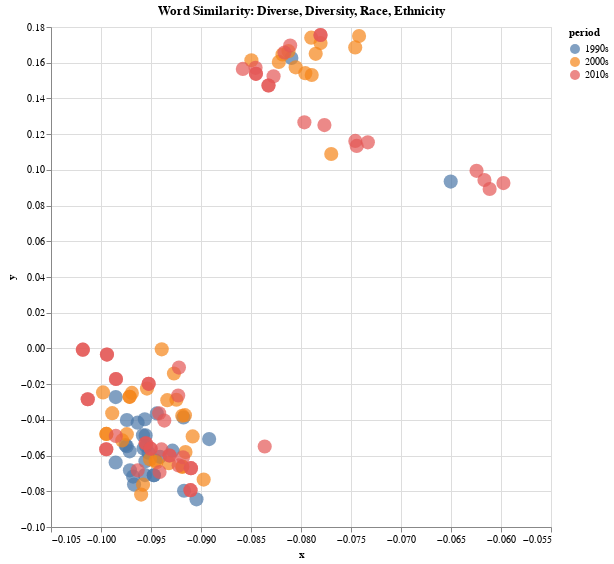

The code cell stored with this chart in its notebook:
### Code cell
# List of keywords that you want to compare
keywords = ['diverse', 'diversity', 'race', 'ethnicity']

# How to color the points in the plot
color_by = 'period' 

# Get all word positions
word_positions = get_word_positions(keywords)

# Get all contexts around the words
keyword_contexts = []
keyword_contexts_tokens = []
words = []

for position in word_positions:
  words.append(word_lookup[all_word_ids[position]])
  keyword_contexts.append(get_context_clean(position))
  keyword_contexts_tokens.append(get_context(position))

# Reduce word vectors with PCA
pca = PCA(n_components=2)
pca.fit(all_word_vectors[word_positions,:].T)

# Make a DataFrame with PCA results
df = pd.DataFrame({"x": pca.components_[0,:], "y": pca.components_[1,:],
                   "context": keyword_contexts, "tokens": keyword_contexts_tokens, "word": words})
# Match original text and metadata
df[['abstract', 'year', 'publication', 'period']] = df.apply(find_original_abstract, axis='columns', result_type='expand')

# Make the plot
alt.Chart(df, title=f"Word Similarity: {', '.join(keywords).title()}").mark_circle(size=200).encode(
    alt.X('x',
        scale=alt.Scale(zero=False)
    ), y="y",
    color= 'period',
    #href="link",
    tooltip=['abstract', 'year', 'publication', 'period']
    ).interactive().properties(
    width=500,
    height=500
)
